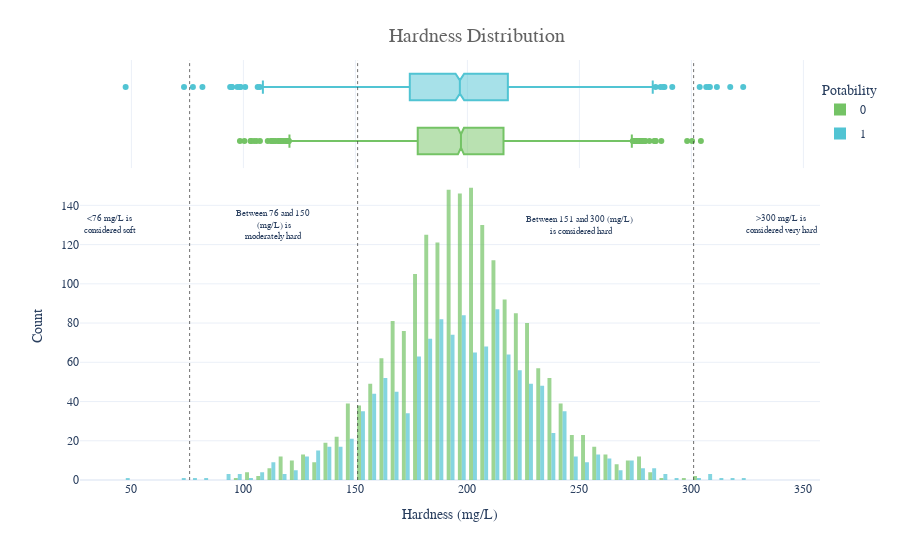

This figure's notebook cell:
### Markdown cell above
##### For Hardness:

### Code cell
fig = px.histogram(df,x='Hardness',y=Counter(df['Hardness']),color='Potability',template
='plotly_white', marginal='box',opacity=0.7,nbins=100,color_discrete_sequence=[colors_green[3],colors_blue[3]], 
 barmode='group',histfunc='count') 
fig.add_vline(x=151, line_width=1, 
line_color=colors_dark[1],line_dash='dot',opacity=0.7) 
fig.add_vline(x=301, line_width=1, 
line_color=colors_dark[1],line_dash='dot',opacity=0.7) 
fig.add_vline(x=76, line_width=1, 
line_color=colors_dark[1],line_dash='dot',opacity=0.7) 
fig.add_annotation(text='<76 mg/L is<br> considered soft',x=40,y=130,showarrow=False,font_size=9) 
fig.add_annotation(text='Between 76 and 150<br> (mg/L) is<br>moderately hard',x=113,y=130,showarrow=False,font_size=9) 
fig.add_annotation(text='Between 151 and 300 (mg/L)<br> is considered hard',x=250,y=130,showarrow=False,font_size=9) 
fig.add_annotation(text='>300 mg/L is<br> considered very hard',x=340,y=130,showarrow=False,font_size=9) 
fig.update_layout( 
 font_family='monospace', 
 title=dict(text='Hardness Distribution',x=0.53,y=0.95, 
 font=dict(color=colors_dark[2],size=20)), 
 xaxis_title_text='Hardness (mg/L)', 
 yaxis_title_text='Count', 
 legend=dict(x=1,y=0.96,bordercolor=colors_dark[4],borderwidth=0,tracegroupgap=
5),bargap=0.3,) 
fig.show()

### Figure 1 — Plotly figure (JSON) as saved in the notebook; plotly's stock layout.template omitted (floating-point values rounded to 4 significant figures; data arrays with more than 128 entries replaced by an {"elided": "..."} marker saying what was removed)
{"data": [{"alignmentgroup": "True", "bingroup": "x", "histfunc": "count", "hovertemplate": "Potability=0<br>Hardness=%{x}<br>count=%{y}<extra></extra>", "legendgroup": "0", "marker": {"color": "#74C365", "opacity": 0.7, "pattern": {"shape": ""}}, "name": "0", "nbinsx": 100, "offsetgroup": "0", "orientation": "v", "showlegend": true, "type": "histogram", "x": {"elided": "1998 float values"}, "xaxis": "x", "y": {"elided": "1998 int values"}, "yaxis": "y"}, {"alignmentgroup": "True", "hovertemplate": "Potability=0<br>Hardness=%{x}<extra></extra>", "legendgroup": "0", "marker": {"color": "#74C365"}, "name": "0", "notched": true, "offsetgroup": "0", "showlegend": false, "type": "box", "x": {"elided": "1998 float values"}, "xaxis": "x2", "yaxis": "y2"}, {"alignmentgroup": "True", "bingroup": "x", "histfunc": "count", "hovertemplate": "Potability=1<br>Hardness=%{x}<br>count=%{y}<extra></extra>", "legendgroup": "1", "marker": {"color": "#51C4D3", "opacity": 0.7, "pattern": {"shape": ""}}, "name": "1", "nbinsx": 100, "offsetgroup": "1", "orientation": "v", "showlegend": true, "type": "histogram", "x": {"elided": "1278 float values"}, "xaxis": "x", "y": {"elided": "1278 int values"}, "yaxis": "y"}, {"alignmentgroup": "True", "hovertemplate": "Potability=1<br>Hardness=%{x}<extra></extra>", "legendgroup": "1", "marker": {"color": "#51C4D3"}, "name": "1", "notched": true, "offsetgroup": "1", "showlegend": false, "type": "box", "x": {"elided": "1278 float values"}, "xaxis": "x2", "yaxis": "y2"}], "layout": {"annotations": [{"font": {"size": 9}, "showarrow": false, "text": "<76 mg/L is<br> considered soft", "x": 40, "y": 130}, {"font": {"size": 9}, "showarrow": false, "text": "Between 76 and 150<br> (mg/L) is<br>moderately hard", "x": 113, "y": 130}, {"font": {"size": 9}, "showarrow": false, "text": "Between 151 and 300 (mg/L)<br> is considered hard", "x": 250, "y": 130}, {"font": {"size": 9}, "showarrow": false, "text": ">300 mg/L is<br> considered very hard", "x": 340, "y": 130}], "bargap": 0.3, "barmode": "group", "font": {"family": "monospace"}, "legend": {"bordercolor": "#DADADA", "borderwidth": 0, "title": {"text": "Potability"}, "tracegroupgap": 5, "x": 1, "y": 0.96}, "margin": {"t": 60}, "shapes": [{"line": {"color": "#313131", "dash": "dot", "width": 1}, "opacity": 0.7, "type": "line", "x0": 151, "x1": 151, "xref": "x", "y0": 0, "y1": 1, "yref": "y domain"}, {"line": {"color": "#313131", "dash": "dot", "width": 1}, "opacity": 0.7, "type": "line", "x0": 151, "x1": 151, "xref": "x2", "y0": 0, "y1": 1, "yref": "y2 domain"}, {"line": {"color": "#313131", "dash": "dot", "width": 1}, "opacity": 0.7, "type": "line", "x0": 301, "x1": 301, "xref": "x", "y0": 0, "y1": 1, "yref": "y domain"}, {"line": {"color": "#313131", "dash": "dot", "width": 1}, "opacity": 0.7, "type": "line", "x0": 301, "x1": 301, "xref": "x2", "y0": 0, "y1": 1, "yref": "y2 domain"}, {"line": {"color": "#313131", "dash": "dot", "width": 1}, "opacity": 0.7, "type": "line", "x0": 76, "x1": 76, "xref": "x", "y0": 0, "y1": 1, "yref": "y domain"}, {"line": {"color": "#313131", "dash": "dot", "width": 1}, "opacity": 0.7, "type": "line", "x0": 76, "x1": 76, "xref": "x2", "y0": 0, "y1": 1, "yref": "y2 domain"}], "title": {"font": {"color": "#636363", "size": 20}, "text": "Hardness Distribution", "x": 0.53, "y": 0.95}, "xaxis": {"anchor": "y", "domain": [0, 1], "title": {"text": "Hardness (mg/L)"}}, "xaxis2": {"anchor": "y2", "domain": [0, 1], "matches": "x", "showgrid": true, "showticklabels": false}, "yaxis": {"anchor": "x", "domain": [0, 0.7326], "title": {"text": "Count"}}, "yaxis2": {"anchor": "x2", "domain": [0.7426, 1], "matches": "y2", "showgrid": false, "showline": false, "showticklabels": false, "ticks": ""}}}
